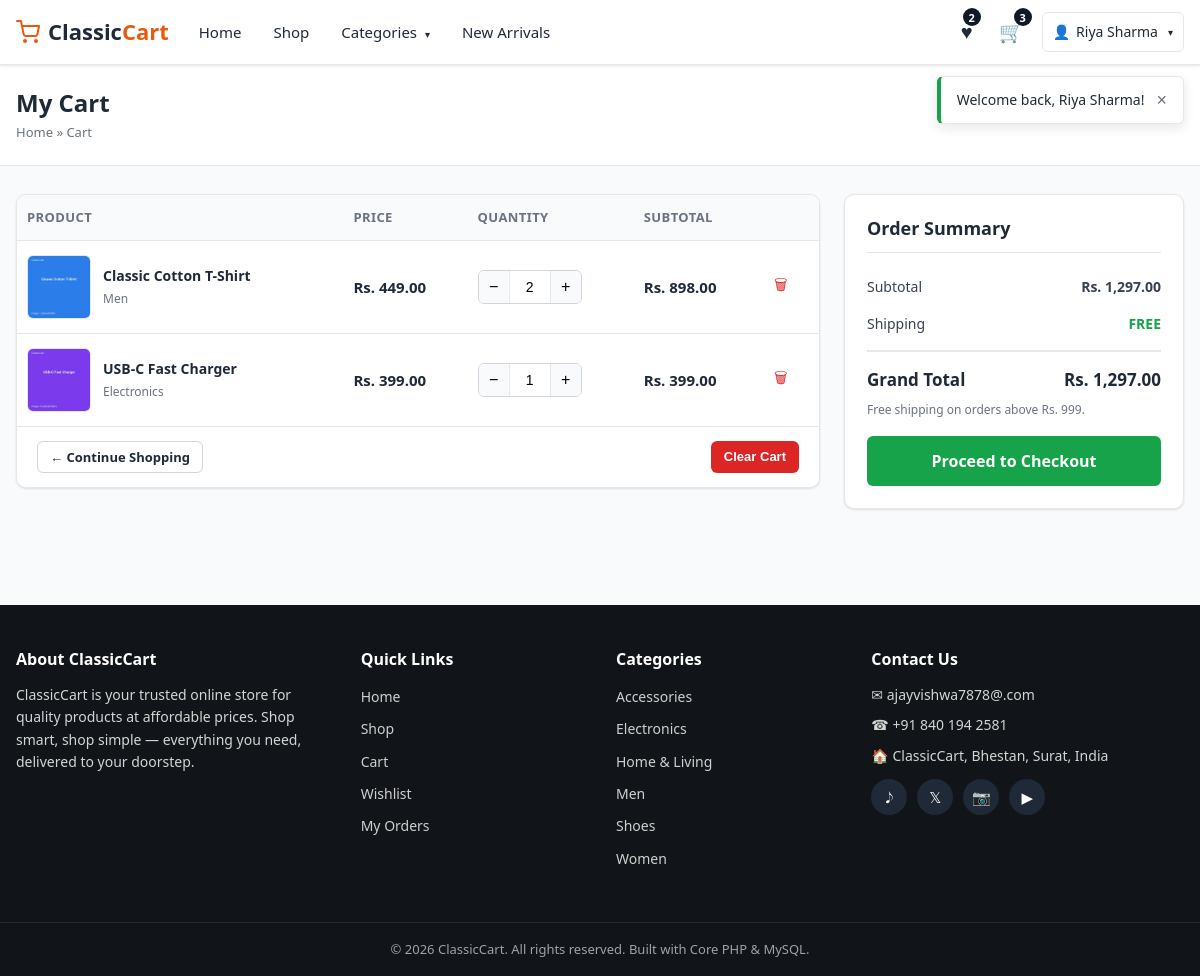
/cart.php (signed in), run on the app's committed database.
### tables this page shows
CREATE TABLE `users` (
  `id` INT(11) NOT NULL AUTO_INCREMENT,
  `name` VARCHAR(100) NOT NULL,
  `email` VARCHAR(150) NOT NULL,
  `phone` VARCHAR(20) DEFAULT NULL,
  `password` VARCHAR(255) NOT NULL,
  `address` TEXT DEFAULT NULL,
  `city` VARCHAR(100) DEFAULT NULL,
  `state` VARCHAR(100) DEFAULT NULL,
  `pincode` VARCHAR(10) DEFAULT NULL,
  `status` TINYINT(1) NOT NULL DEFAULT 1 COMMENT '1 = active, 0 = inactive',
  `created_at` TIMESTAMP NOT NULL DEFAULT CURRENT_TIMESTAMP,
  PRIMARY KEY (`id`),
  UNIQUE KEY `uq_user_email` (`email`)
);

CREATE TABLE `cart` (
  `id` INT(11) NOT NULL AUTO_INCREMENT,
  `user_id` INT(11) NOT NULL,
  `product_id` INT(11) NOT NULL,
  `quantity` INT(11) NOT NULL DEFAULT 1,
  `created_at` TIMESTAMP NOT NULL DEFAULT CURRENT_TIMESTAMP,
  `updated_at` TIMESTAMP NOT NULL DEFAULT CURRENT_TIMESTAMP ON UPDATE CURRENT_TIMESTAMP,
  PRIMARY KEY (`id`),
  UNIQUE KEY `uq_cart_user_product` (`user_id`,`product_id`),
  KEY `idx_cart_product` (`product_id`),
  CONSTRAINT `fk_cart_user` FOREIGN KEY (`user_id`) REFERENCES `users` (`id`) ON DELETE CASCADE ON UPDATE CASCADE,
  CONSTRAINT `fk_cart_product` FOREIGN KEY (`product_id`) REFERENCES `products` (`id`) ON DELETE CASCADE ON UPDATE CASCADE
);

CREATE TABLE `products` (
  `id` INT(11) NOT NULL AUTO_INCREMENT,
  `category_id` INT(11) NOT NULL,
  `name` VARCHAR(200) NOT NULL,
  `description` TEXT DEFAULT NULL,
  `price` DECIMAL(10,2) NOT NULL DEFAULT 0.00,
  `discount_price` DECIMAL(10,2) DEFAULT NULL,
  `stock` INT(11) NOT NULL DEFAULT 0,
  `image` VARCHAR(255) NOT NULL,
  `rating` DECIMAL(2,1) NOT NULL DEFAULT 0.0,
  `status` TINYINT(1) NOT NULL DEFAULT 1 COMMENT '1 = active, 0 = inactive',
  `created_at` TIMESTAMP NOT NULL DEFAULT CURRENT_TIMESTAMP,
  `updated_at` TIMESTAMP NOT NULL DEFAULT CURRENT_TIMESTAMP ON UPDATE CURRENT_TIMESTAMP,
  PRIMARY KEY (`id`),
  KEY `idx_product_category` (`category_id`),
  CONSTRAINT `fk_product_category` FOREIGN KEY (`category_id`) REFERENCES `categories` (`id`) ON DELETE RESTRICT ON UPDATE CASCADE
);

CREATE TABLE `categories` (
  `id` INT(11) NOT NULL AUTO_INCREMENT,
  `name` VARCHAR(100) NOT NULL,
  `image` VARCHAR(255) DEFAULT NULL,
  `description` TEXT DEFAULT NULL,
  `status` TINYINT(1) NOT NULL DEFAULT 1 COMMENT '1 = active, 0 = inactive',
  `created_at` TIMESTAMP NOT NULL DEFAULT CURRENT_TIMESTAMP,
  PRIMARY KEY (`id`),
  UNIQUE KEY `uq_category_name` (`name`)
);

### config/database.php (called while the page is built, shortened)
<?php
function db(): PDO
{
    static $pdo = null;
    if ($pdo === null) {
        try {
            $pdo = new PDO(
                'mysql:host=' . DB_HOST . ';dbname=' . DB_NAME . ';charset=utf8mb4',
                DB_USER,
                DB_PASS,
                array(
                    PDO::ATTR_ERRMODE            => PDO::ERRMODE_EXCEPTION,
                    PDO::ATTR_DEFAULT_FETCH_MODE => PDO::FETCH_ASSOC,
                    PDO::ATTR_EMULATE_PREPARES   => false,
                )
            );
        } catch (PDOException $e) {
            die('Database connection could not be established. Please check your configuration in config/database.php and make sure the database was imported.');
        }
    }
    return $pdo;
}

### includes/auth.php (called while the page is built, shortened)
<?php
require_once __DIR__ . '/functions.php';
function current_user(): ?array
{
    $stmt = db()->prepare('SELECT * FROM users WHERE id = ? LIMIT 1');
    $stmt->execute(array((int)$_SESSION['user_id']));
    $user = $stmt->fetch();
    if ($user && (int)$user['status'] === 1) {
        return $user;
    }
    return null;
}

### includes/functions.php (called while the page is built, shortened)
<?php
require_once __DIR__ . '/../config/database.php';
function e(?string $value): string
{
    return htmlspecialchars((string)$value, ENT_QUOTES, 'UTF-8');
}
function money($amount): string
{
    return 'Rs. ' . number_format((float)$amount, 2);
}
function base_url(): string
{
    $dir = str_replace('\\', '/', dirname($_SERVER['SCRIPT_NAME']));
    $dir = rtrim($dir, '/');
    return $dir;
}
function product_image(string $image): string
{
    return base_url() . '/uploads/products/' . rawurlencode($image);
}
function product_price(array $p): float
{
    return ($p['discount_price'] > 0) ? (float)$p['discount_price'] : (float)$p['price'];
}
function cart_count(): int
{
    $user = current_user();
    $stmt = db()->prepare('SELECT COALESCE(SUM(quantity),0) AS total FROM cart WHERE user_id = ?');
    $stmt->execute(array($user['id']));
    return (int)$stmt->fetch()['total'];
}
function wishlist_count(): int
{
    $user = current_user();
    $stmt = db()->prepare('SELECT COUNT(*) AS total FROM wishlist WHERE user_id = ?');
    $stmt->execute(array($user['id']));
    return (int)$stmt->fetch()['total'];
}
function get_categories(bool $activeOnly = true): array
{
    $sql = 'SELECT c.*, (SELECT COUNT(*) FROM products p WHERE p.category_id = c.id AND p.status = 1) AS product_count
            FROM categories c';
    if ($activeOnly) {
        $sql .= ' WHERE c.status = 1';
    }
    $sql .= ' ORDER BY c.name';
    return db()->query($sql)->fetchAll();
}
function get_cart_items(): array
{
    $user = current_user();
    $stmt = db()->prepare(
        'SELECT c.id AS cart_id, c.quantity, p.*, cat.name AS category_name
         FROM cart c
         JOIN products p ON p.id = c.product_id
         JOIN categories cat ON cat.id = p.category_id
         WHERE c.user_id = ?
         ORDER BY c.created_at DESC'
    );
    $stmt->execute(array($user['id']));
    return $stmt->fetchAll();
}
function cart_totals(): array
{
    $items    = get_cart_items();
    $subtotal = 0.0;
    foreach ($items as $item) {
        $subtotal += product_price($item) * (int)$item['quantity'];
    }
    $shipping = shipping_fee($subtotal);
    return array(
        'items'    => $items,
        'subtotal' => $subtotal,
        'shipping' => $shipping,
        'total'    => $subtotal + $shipping,
    );
}
function shipping_fee(float $subtotal): float
{
    return ($subtotal >= 999) ? 0.0 : 50.0;
}
    ?>

### cart.php (the view, shortened to what this page needs)
<?php
require_once 'includes/auth.php';
$totals = cart_totals();
$items  = $totals['items'];
include 'includes/header.php';
?>
<section class="page-header">
    <div class="container">
        <h1>My Cart</h1>
        <div class="breadcrumb"><a href="index.php">Home</a> &raquo; Cart</div>
    </div>
</section>
<div class="container">
    <?php if (empty($items)) { ?>
        <div class="empty-state card">
            <div class="empty-icon">&#128722;</div>
            <h3>Your cart is empty</h3>
            <p>Looks like you have not added anything yet. Start shopping now!</p>
            <a href="shop.php" class="btn btn-primary">Start Shopping</a>
        </div>
    <?php } else { ?>
        <div class="cart-layout">
            <div class="card" style="padding:0; overflow:hidden;">
                <div class="table-responsive">
                    <table class="cart-table">
                        <thead>
                            <tr>
                                <th>Product</th>
                                <th>Price</th>
                                <th>Quantity</th>
                                <th class="subtotal-head">Subtotal</th>
                                <th></th>
                            </tr>
                        </thead>
                        <tbody>
                            <?php foreach ($items as $item) { ?>
                                <tr>
                                    <td>
                                        <div class="cart-item">
                                            <img src="<?php echo e(product_image($item['image'])); ?>" alt="<?php echo e($item['name']); ?>">
                                            <div>
                                                <div class="item-name"><a href="product.php?id=<?php echo (int)$item['id']; ?>"><?php echo e($item['name']); ?></a></div>
                                                <div class="item-cat"><?php echo e($item['category_name']); ?></div>
                                            </div>
                                        </div>
                                    </td>
                                    <td class="price-col"><?php echo money(product_price($item)); ?></td>
                                    <td>
                                        <div class="qty-controls" data-id="<?php echo (int)$item['cart_id']; ?>">
                                            <button type="button" class="qty-minus">&minus;</button>
                                            <input type="text" class="qty-input" value="<?php echo (int)$item['quantity']; ?>" max="<?php echo (int)$item['stock']; ?>">
                                            <button type="button" class="qty-plus">+</button>
                                        </div>
                                    </td>
                                    <td class="price-col subtotal-cell"><?php echo money(product_price($item) * (int)$item['quantity']); ?></td>
                                    <td>
                                        <button type="button" class="remove-btn cart-remove" data-id="<?php echo (int)$item['cart_id']; ?>" title="Remove item" aria-label="Remove item">&#128465;</button>
                                    </td>
                                </tr>
                            <?php } ?>
                        </tbody>
                    </table>
                </div>
                <div style="padding:14px 20px; border-top:1px solid var(--border); display:flex; justify-content:space-between; align-items:center; flex-wrap:wrap; gap:10px;">
                    <a href="shop.php" class="btn btn-outline btn-sm">&larr; Continue Shopping</a>
                    <form method="post" action="cart.php" data-confirm-form="Clear all items from your cart?">
                        <button type="submit" class="btn btn-danger btn-sm">Clear Cart</button>
                    </form>
                </div>
            </div>
            <aside class="summary-box">
                <h3>Order Summary</h3>
                <div class="summary-row"><span>Subtotal</span> <b id="cartSubtotal"><?php echo money($totals['subtotal']); ?></b></div>
                <div class="summary-row"><span>Shipping</span>
                    <b id="cartShipping"><?php echo $totals['shipping'] == 0 ? '<span class="free">FREE</span>' : money($totals['shipping']); ?></b>
                </div>
                <div class="summary-row total"><span>Grand Total</span> <span id="cartTotal"><?php echo money($totals['total']); ?></span></div>
                <p class="text-muted" style="font-size:12px;">Free shipping on orders above Rs. 999.</p>
                <a href="checkout.php" class="btn btn-success btn-lg btn-block mt-3">Proceed to Checkout</a>
            </aside>
        </div>
    <?php } ?>
</div>
<?php include 'includes/footer.php'; ?>

### includes/navbar.php (shortened to what this page needs)
<?php
$navCategories = get_categories(true);
$cartCount     = 0;
$wishlistTotal = 0;
if (!empty($current_user)) {
    $cartCount     = cart_count();
    $wishlistTotal = wishlist_count();
}
$active = basename($_SERVER['SCRIPT_NAME']);
?>
<header class="navbar">
    <div class="container navbar-inner">
        <a href="index.php" class="navbar-brand">
            <span class="brand-icon">
            </span>
            <span class="brand-text">Classic<span>Cart</span></span>
        </a>
        <nav class="navbar-menu" id="navbarMenu">
            <ul class="navbar-nav">
                <li><a href="index.php" class="<?php echo $active === 'index.php' ? 'active' : ''; ?>">Home</a></li>
                <li><a href="shop.php" class="<?php echo $active === 'shop.php' ? 'active' : ''; ?>">Shop</a></li>
                <li class="has-dropdown">
                    <a href="shop.php">Categories <span class="caret">&#9662;</span></a>
                </li>
                <li><a href="shop.php?sort=newest">New Arrivals</a></li>
            </ul>
        </nav>
        <div class="navbar-actions">
            <a href="wishlist.php" class="action-link" title="Wishlist">
                <span class="action-icon">&#9829;</span>
                <?php if (!empty($current_user)) { ?><span class="count-badge" id="wishlistCount"><?php echo (int)$wishlistTotal; ?></span><?php } ?>
            </a>
            <a href="cart.php" class="action-link" title="Cart">
                <span class="action-icon">&#128722;</span>
                <?php if (!empty($current_user)) { ?><span class="count-badge" id="cartCount"><?php echo (int)$cartCount; ?></span><?php } ?>
            </a>
            <?php if (!empty($current_user)) { ?>
                <div class="user-menu has-dropdown">
                    <a href="profile.php" class="user-btn">
                        <span class="action-icon">&#128100;</span>
                        <span class="user-name"><?php echo e($current_user['name']); ?></span>
                        <span class="caret">&#9662;</span>
                    </a>
                </div>
            <?php } else { ?>
                <a href="login.php" class="btn btn-outline btn-sm">Login</a>
                <a href="register.php" class="btn btn-primary btn-sm">Register</a>
            <?php } ?>
        </div>
    </div>
</header>

### includes/footer.php (shortened to what this page needs)
<?php
$footerCategories = get_categories(true);
?>
</main>
<footer class="footer">
    <div class="container">
        <div class="footer-grid">
            <div class="footer-col">
                <h4>About ClassicCart</h4>
                <p>ClassicCart is your trusted online store for quality products at affordable prices.
                Shop smart, shop simple &mdash; everything you need, delivered to your doorstep.</p>
            </div>
            <div class="footer-col">
                <h4>Quick Links</h4>
                <ul>
                    <li><a href="index.php">Home</a></li>
                    <li><a href="shop.php">Shop</a></li>
                    <li><a href="cart.php">Cart</a></li>
                    <li><a href="wishlist.php">Wishlist</a></li>
                    <li><a href="orders.php">My Orders</a></li>
                </ul>
            </div>
            <div class="footer-col">
                <h4>Categories</h4>
                <ul>
                    <?php foreach ($footerCategories as $cat) { ?>
                        <li><a href="shop.php?category=<?php echo (int)$cat['id']; ?>"><?php echo e($cat['name']); ?></a></li>
                    <?php } ?>
                </ul>
            </div>
            <div class="footer-col">
                <h4>Contact Us</h4>
                <ul class="contact-list">
                    <li>&#9993; ajayvishwa7878@.com</li>
                    <li>&#9742; +91 840 194 2581</li>
                    <li>&#127968; ClassicCart, Bhestan, Surat, India</li>
                </ul>
                <div class="social-icons">
                    <a href="#" aria-label="Facebook">&#119136;</a>
                    <a href="#" aria-label="Twitter">&#120143;</a>
                    <a href="#" aria-label="Instagram">&#128247;</a>
                    <a href="#" aria-label="YouTube">&#9654;</a>
                </div>
            </div>
        </div>
    </div>
    <div class="footer-bottom">
        <div class="container">
            <p>&copy; <?php echo date('Y'); ?> ClassicCart. All rights reserved. Built with Core PHP &amp; MySQL.</p>
        </div>
    </div>
</footer>
</body>
</html>

### data on the page
users: name "Riya Sharma", id "Rs. 1,297.00"
cart: product.image (picture), product.name "Classic Cotton T-Shirt", categories.name "Men", product.discount_price "Rs. 449.00", quantity "2", money(product_price($item) * (int)$item['quantity']) "Rs. 898.00"
cart: product.image (picture), product.name "USB-C Fast Charger", categories.name "Electronics", product.discount_price "Rs. 399.00", quantity "1", money(product_price($item) * (int)$item['quantity']) "Rs. 399.00"
categories: name "Accessories"
categories: name "Electronics"
categories: name "Home & Living"
categories: name "Men"
categories: name "Shoes"
categories: name "Women"

### other printed values
$wishlistTotal "2"
$cartCount "3"
$msg "Welcome back, Riya Sharma!"
